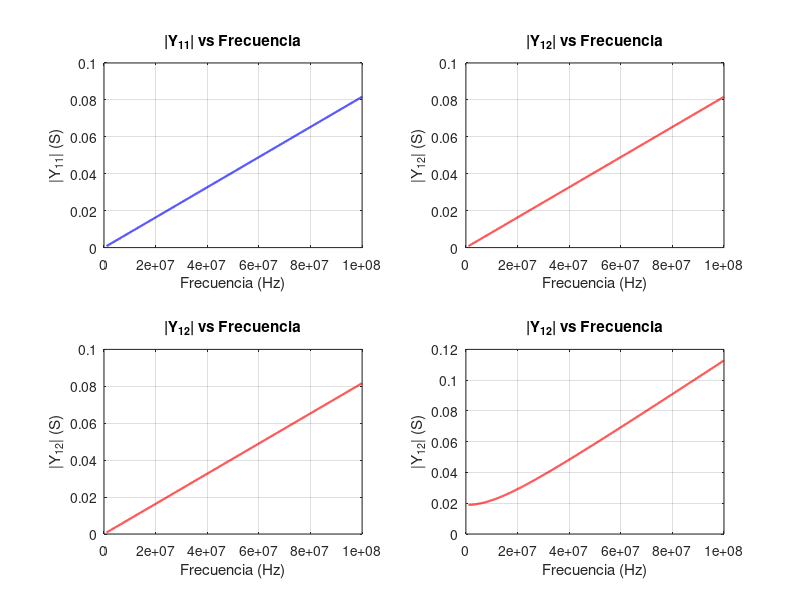

The MATLAB script that drew this image: (Note: this script raises an error after producing the figure.)
clear 
close all
clc


% Parámetros del circuito
C1 = 130e-12;  % Capacitancia (Faradios)
C2 = 47e-12;  % Capacitancia (Faradios)
R1 = 53;
R2 = 95;

% Definir rango de frecuencias
f_min = 1e6; % Frecuencia mínima (Hz)
f_max = 100e6; % Frecuencia máxima (Hz)
f_step = 10e3; % Paso de frecuencia (Hz)
frequencies = f_min:f_step:f_max; % Vector de frecuencias
omega = 2 * pi * frequencies;    % Frecuencia angular

% Inicializar matrices para guardar resultados
Y11 = zeros(size(frequencies));
Y12 = zeros(size(frequencies));
Y21 = zeros(size(frequencies));
Y22 = zeros(size(frequencies));

% Cálculo de los términos de la matriz para cada frecuencia
for k = 1:length(omega)
    w = omega(k); % Frecuencia angular actual
    Y11(k) = 1j * w * C1;
    Y12(k) = -1j * w * C1;
    Y21(k) = -1j * w * C1;
    Y22(k) = 1j * w * C1 + 1j * w * C2 + 1/R1;
end

% Graficar resultados
figure;
subplot(2, 2, 1);
plot(frequencies, abs(Y11), 'b', 'LineWidth', 1.5);
title('|Y_{11}| vs Frecuencia');
xlabel('Frecuencia (Hz)');
ylabel('|Y_{11}| (S)');
grid on;

subplot(2, 2, 2);
plot(frequencies, abs(Y12), 'r', 'LineWidth', 1.5);
title('|Y_{12}| vs Frecuencia');
xlabel('Frecuencia (Hz)');
ylabel('|Y_{12}| (S)');
grid on;

subplot(2, 2, 3);
plot(frequencies, abs(Y21), 'r', 'LineWidth', 1.5);
title('|Y_{12}| vs Frecuencia');
xlabel('Frecuencia (Hz)');
ylabel('|Y_{12}| (S)');
grid on;

subplot(2, 2, 4);
plot(frequencies, abs(Y22), 'r', 'LineWidth', 1.5);
title('|Y_{12}| vs Frecuencia');
xlabel('Frecuencia (Hz)');
ylabel('|Y_{12}| (S)');
grid on;

% Graficar en carta de Smith
figure; % Crear nueva ventana
smithplot; % Inicializar carta de Smith
hold on;
smithplot(Y11, 'b', 'LineWidth', 1.5); % Graficar Y11
smithplot(Y12, 'r', 'LineWidth', 1.5); % Graficar Y12
smithplot(Y21, 'g', 'LineWidth', 1.5); % Graficar Y21
smithplot(Y22, 'm', 'LineWidth', 1.5); % Graficar Y22
hold off;
title('Carta de Smith: Parámetros de Admitancia');
legend({'Y_{11}', 'Y_{12}', 'Y_{21}', 'Y_{22}'}, 'Location', 'Best');